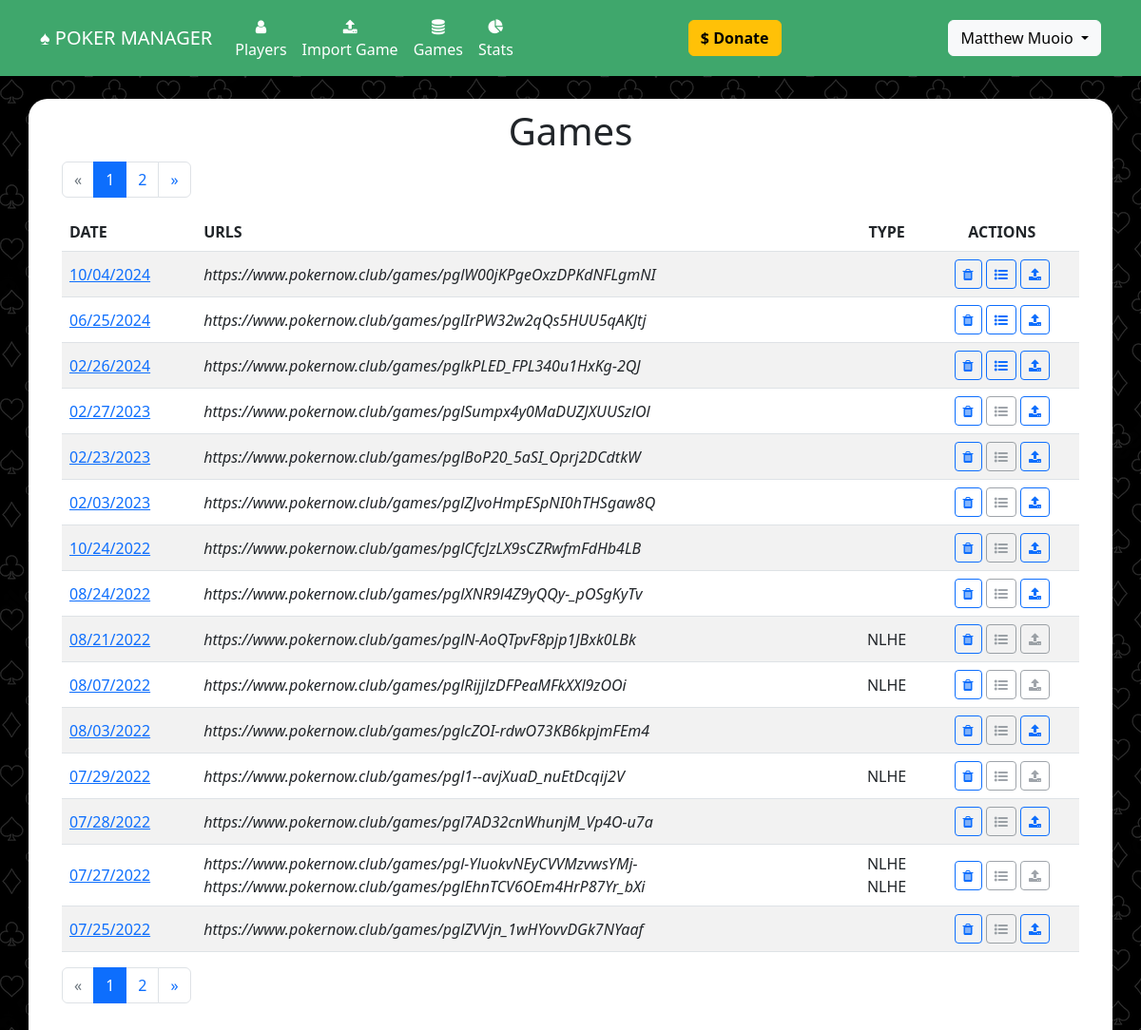
Screenshot of /games (signed in) with the database file from the repository.
### website/models.py (models this page shows)
class User(db.Model, UserMixin):
	id = db.Column(db.Integer, primary_key=True)
	email = db.Column(db.String(150), unique=True)
	password = db.Column(db.String(150))
	first_name = db.Column(db.String(150))
	last_name = db.Column(db.String(150))
	player_id = db.Column(db.Integer, db.ForeignKey('player.id'))
	admin = db.Column(db.Boolean, default=False)
	subscribed = db.Column(db.Boolean, default=False)
	can_upload = db.Column(db.Boolean, default=False)
	expires_on = db.Column(db.DateTime(timezone=True), default=func.now())

class Game(db.Model):
	id = db.Column(db.Integer, primary_key=True)
	settled = db.Column(db.Boolean, default=False)
	date = db.Column(db.DateTime(timezone=True), default=func.now())
	urls = db.relationship('Url', backref='game')
	payments = db.relationship('Payment', backref='game')
	earnings = db.relationship('Earning', backref='game')
	buyins = db.Column(db.Integer)
	behaviors = db.relationship('Behavior', backref='game')
	decimal = db.Column(db.Boolean, default=False)

class Url(db.Model):
	id = db.Column(db.Integer, primary_key=True)
	url =  db.Column(db.String(300), unique=True)
	game_id = db.Column(db.Integer, db.ForeignKey('game.id'))
	imported = db.Column(db.Boolean, default=False)
	behaviors = db.relationship('Behavior', backref='url')
	game_type = db.Column(db.String(20))
	small_blind = db.Column(db.Numeric)
	big_blind = db.Column(db.Numeric)

### website/views.py (the view)
@views.route('/games', methods=['GET','POST'])
def games():
	search = False
	q = request.args.get('q')
	if q:
		search = True
	page = request.args.get(get_page_parameter(), type=int, default=1)
	games = Game.query.order_by(Game.date.desc()).all()
	game_page = Game.query.order_by(Game.date.desc()).paginate(page=page, per_page=15)
	pagination = Pagination(page=page, total=len(games), search=search, record_name='games', per_page=15)
	urls = {}
	for game in games:
		for url in game.urls:
			if game.id in urls.keys():
				if url.imported == False:
					urls[game.id] = url.imported
			else:
				urls[game.id] = url.imported
	return render_template("games.html", user=current_user, games=game_page.items, pagination=pagination, imported=urls)

### website/__init__.py (called while the page is built)
def create_app():
	app = Flask(__name__)
	app.config['SECRET_KEY'] = 'secret_key_password_string'
	app.config['SQLALCHEMY_DATABASE_URI'] = os.getenv('DATABASE_URL_SQ')
	migrate.init_app(app, db, render_as_batch=True)
	db.init_app(app)
	from .models import User, Player, Alias, Game, Payment, Url, Earning, PokernowId, Behavior
	from .views import views
	from .auth import auth
	app.register_blueprint(views, url_prefix='/')
	app.register_blueprint(auth, url_prefix='/')
	login_manager = LoginManager()
	login_manager.login_view = 'auth.login'
	login_manager.init_app(app)
	@login_manager.user_loader
	def load_user(id):
		return User.query.get(int(id))
	return app

### website/templates/games.html (shortened to what this page needs)
{% extends "base.html" %} {% block title %}Games{% endblock %} {% block content
%}
<h1 align="center">Games</h1>
{{ pagination.links }}
<div id="no-more-tables">
	<table class="table table-striped">
		<thead>
			<tr>
				<th scope="col">DATE</th>
				<th scope="col">URLS</th>
				<th scope="col" style="text-align: center">TYPE</th>
				{% if user and user.is_authenticated and user.admin %}
				<th scope="col" style="text-align: center">ACTIONS</th>
				{% endif %}
			</tr>
		</thead>
		<tbody>
			{% for game in games %}
			<tr>
				<td style="vertical-align: middle">
					<a href="{{url_for('views.payout', game_id=game.id)}}"
						>{{ game.date.strftime("%m/%d/%Y") }}</a
					>
				</td>
				<td style="vertical-align: middle">
					{% for url in game.urls %}
					<i>{{url.url}}</i><br />
					{% endfor %}
				</td>
				<td align="center" style="vertical-align: middle">
					{% for url in game.urls %} {% if url.game_type %} {{
					url.game_type}}{% if not loop.last %}<br />{% endif %} {%
					endif %} {% endfor %}
				</td>
				{% if user and user.is_authenticated and user.admin %}
				<td align="center" style="vertical-align: middle">
					{% if user and user.is_authenticated and user.admin %}
					<a
						href="#"
						class="btn btn-sm btn-outline-primary"
						data-bs-toggle="modal"
						data-bs-target="#confirmDelete_{{game.id}}"
						data-toggle="tooltip"
						data-placement="top"
						title="Delete Game"
						><i class="fa fa-trash" aria-hidden="true"></i
					></a>
					{% if not game.settled %}
					<a
						href="{{url_for('views.link_players', game_id=game.id)}}"
						class="btn btn-sm btn-outline-primary"
						data-toggle="tooltip"
						data-placement="top"
						title="Settle Game"
						><i class="fa fa-list-ul" aria-hidden="true"></i
					></a>
					{% else %}
					<a
						href="{{url_for('views.link_players', game_id=game.id)}}"
						class="btn btn-sm btn-outline-secondary disabled"
						><i class="fa fa-list-ul" aria-hidden="true"></i
					></a>
					{% endif %} {% if not imported[game.id] %}
					<a
						href="{{url_for('views.import_log', game_id=game.id)}}"
						class="btn btn-sm btn-outline-primary"
						data-toggle="tooltip"
						data-placement="top"
						title="Upload Logs"
						><i class="fa fa-upload" aria-hidden="true"></i
					></a>
					{% else %}
					<a
						href="{{url_for('views.import_log', game_id=game.id)}}"
						class="btn btn-sm btn-outline-secondary disabled"
						><i class="fa fa-upload" aria-hidden="true"></i
					></a>
					{% endif %} {% endif %}
				</td>
				{% endif %}
			</tr>
			{% endfor %}
		</tbody>
	</table>
</div>
{{ pagination.links }}
{% endblock %}

### website/templates/base.html (shortened to what this page needs)
<!DOCTYPE html>
<html>
    <head>
<link href="https://cdn.jsdelivr.net/npm/bootstrap@5.2.0-beta1/dist/css/bootstrap.min.css" rel="stylesheet">
    <link
      rel="stylesheet"
      href="https://stackpath.bootstrapcdn.com/font-awesome/4.7.0/css/font-awesome.min.css"
    />
    <link
      rel="stylesheet"
      href="static/style.css"
    />
    </head>
    <body class="body">
        <nav class="navbar navbar-expand-lg navbar-dark" style="background-color: #3fa76c;">
            <div class="container-fluid" style="max-width: 1140px;margin-right:auto;margin-left:auto">
                <a class="navbar-brand" href="/">&spades; POKER MANAGER</a>
                <div class="collapse navbar-collapse justify-content-start" id="mainNavbar">
                    <div class="navbar-nav">
                        <ul class="navbar-nav me-auto mb-2 mb-lg-0">
                            <li class="nav-item" align="center"><a class="nav-link" id="nav-players" href="/players"><i class="fa fa-user" aria-hidden="true"></i><br/>Players</a></li>
                            {% if user and  user.is_authenticated and user.can_upload %}
                            <li class="nav-item" align="center"><a class="nav-link" id="nav-import-game" href="/import_game"><i class="fa fa-upload" aria-hidden="true"></i><br/>Import Game</a></li>
                            {% endif %}
                            <li class="nav-item" align="center"><a class="nav-link" id="nav-import-game" href="/games"><i class="fa fa-database" aria-hidden="true"></i><Br/>Games</a></li>
                            {% if user and  user.is_authenticated and user.player_id and user.subscribed %}
                            <li class="nav-item" align="center"><a class="nav-link" id="nav-import-game" href="/player_stats"><i class="fa fa-pie-chart" aria-hidden="true"></i><br/>Stats</a></li>
                            {% endif %}
                        </ul>
                    </div>
                    <div class="navbar-nav ml-auto" style="margin-left: auto">
                       <a href="https://account.venmo.com/u/MattMuoio" target="_blank" class="btn btn-warning"><b>$ Donate</b></a>
                    </div>
                    <div class="navbar-nav ml-auto" style="margin-left: auto">
                        <ul class="navbar-nav me-auto mb-2 mb-lg-0">
                            {% if user and  user.is_authenticated %}
                            <div class="dropdown">
                                <button class="btn btn-light dropdown-toggle" type="button" data-bs-toggle="dropdown" aria-expanded="false">
                                {{user.first_name}} {{user.last_name}}
                                </button>
                            </div>
                            {% else %}
                            <ul class="navbar-nav me-auto mb-2 mb-lg-0">
                                <li class="nav-item"><a class="nav-link" id="nav-signUp" href="/sign-up">Sign Up</a></li>
                                <li class="nav-item"><a class="nav-link" id="nav-login" href="/login">Login</a></li>
                            </ul>
                            {% endif %}
                        </ul>
                    </div>
                </div>
            </div>
        </nav>
        <br/>
        <div class="container h-100 body_container" style="max-width:1140px; background-color: #fff;">
            {% block content %}
            {% endblock %}
        </div>
    </body>
</html>

### website/static/style.css (style rules this page uses)
.body { height: 100%; background-image: url("card_suits4.png"); }
.body_container { border-radius: 20px; padding: 10px 35px 35px 35px; }
.nav-link { color: #fff; }

### rows the page displays
User: first_name "Matthew", last_name "Muoio"
Game: date "10/04/2024"
Url: url "https://www.pokernow.club/games/pglW00jKPgeOxzDPKdNFLgmNI"
Game: date "06/25/2024"
Url: url "https://www.pokernow.club/games/pglIrPW32w2qQs5HUU5qAKJtj"
Game: date "02/26/2024"
Url: url "https://www.pokernow.club/games/pglkPLED_FPL340u1HxKg-2QJ"
Game: date "02/27/2023"
Url: url "https://www.pokernow.club/games/pglSumpx4y0MaDUZJXUUSzlOl"
Game: date "02/23/2023"
Url: url "https://www.pokernow.club/games/pglBoP20_5aSI_Oprj2DCdtkW"
Game: date "02/03/2023"
Url: url "https://www.pokernow.club/games/pglZJvoHmpESpNI0hTHSgaw8Q"
Game: date "10/24/2022"
Url: url "https://www.pokernow.club/games/pglCfcJzLX9sCZRwfmFdHb4LB"
Game: date "08/24/2022"
Url: url "https://www.pokernow.club/games/pglXNR9l4Z9yQQy-_pOSgKyTv"
Game: date "08/21/2022"
Url: url "https://www.pokernow.club/games/pglN-AoQTpvF8pjp1JBxk0LBk", game_type "NLHE"
Game: date "08/07/2022"
Url: url "https://www.pokernow.club/games/pglRijjlzDFPeaMFkXXl9zOOi", game_type "NLHE"
Game: date "08/03/2022"
Url: url "https://www.pokernow.club/games/pglcZOI-rdwO73KB6kpjmFEm4"
Game: date "07/29/2022"
Url: url "https://www.pokernow.club/games/pgl1--avjXuaD_nuEtDcqij2V", game_type "NLHE"
Game: date "07/28/2022"
Url: url "https://www.pokernow.club/games/pgl7AD32cnWhunjM_Vp4O-u7a"
Game: date "07/27/2022"
Url: url "https://www.pokernow.club/games/pgl-YluokvNEyCVVMzvwsYMj-", game_type "NLHE"
Url: url "https://www.pokernow.club/games/pglEhnTCV6OEm4HrP87Yr_bXi", game_type "NLHE"
Game: date "07/25/2022"
Url: url "https://www.pokernow.club/games/pglZVVjn_1wHYovvDGk7NYaaf"

### other values shown
{{ pagination.links }} "« 1 2 »"
